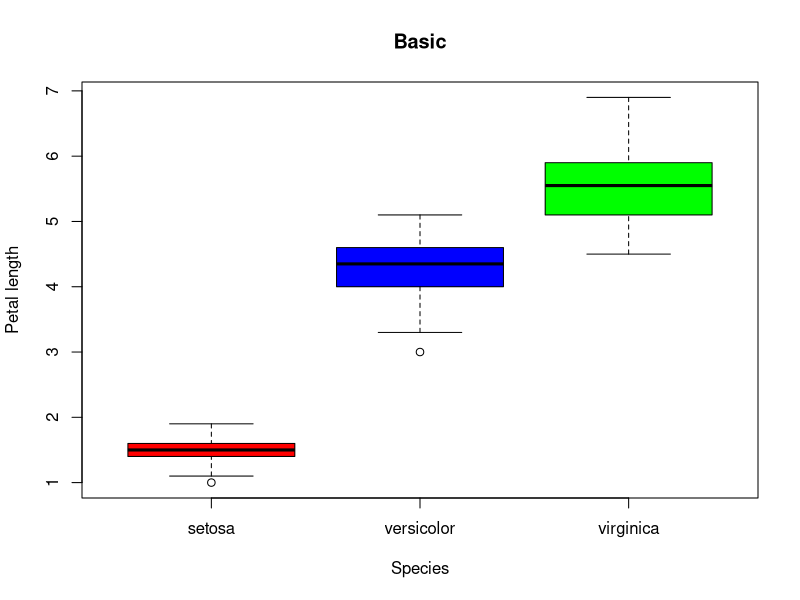
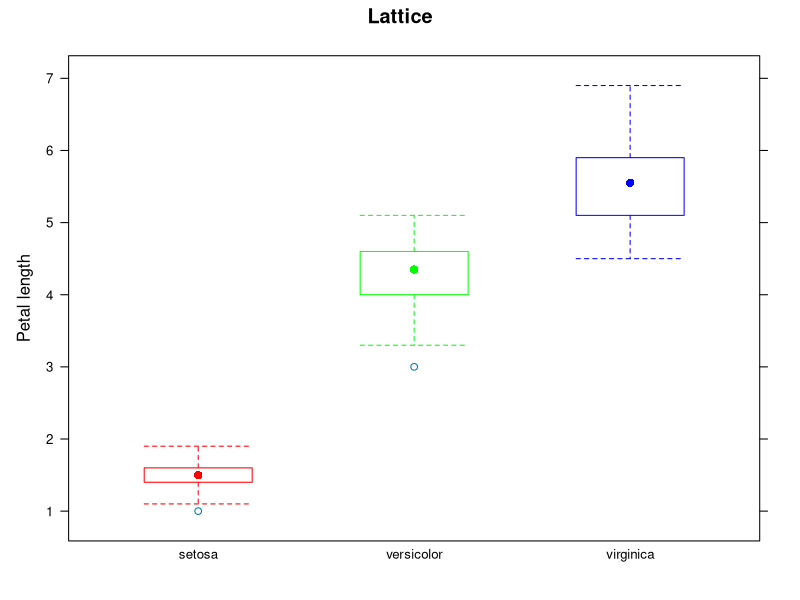
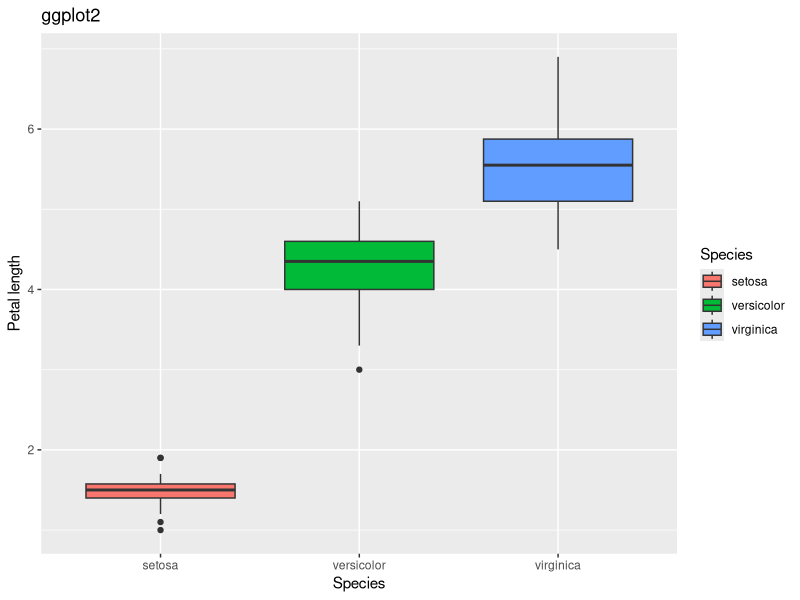
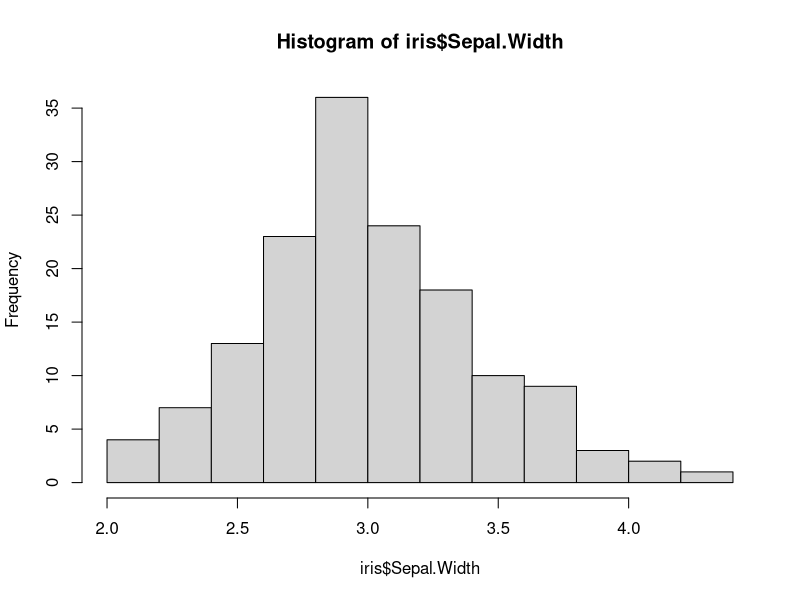
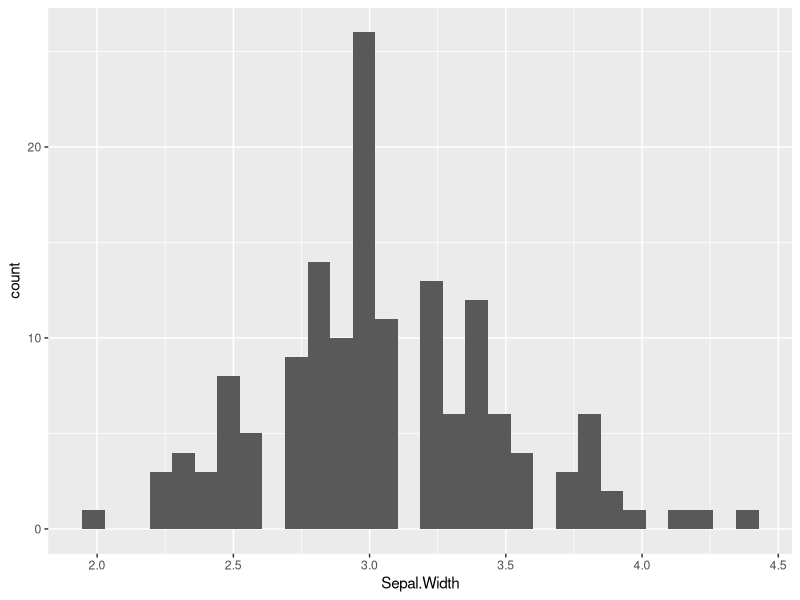
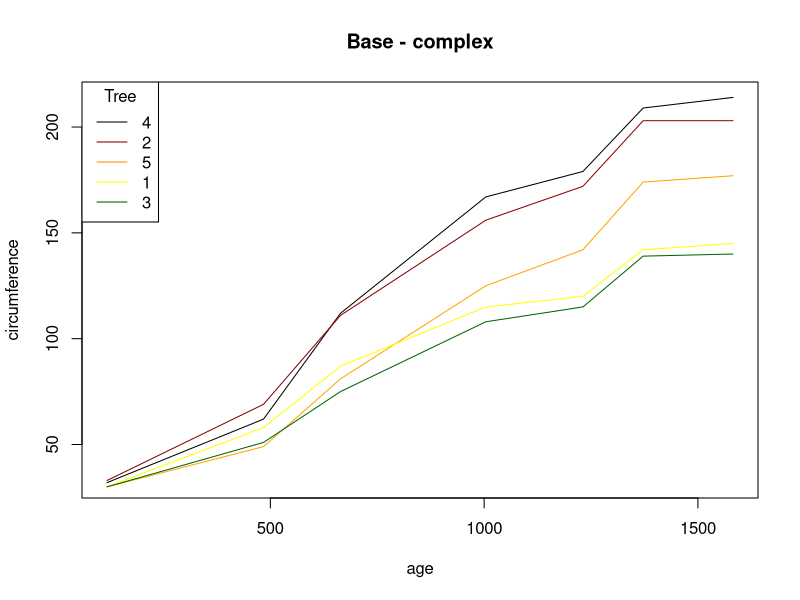
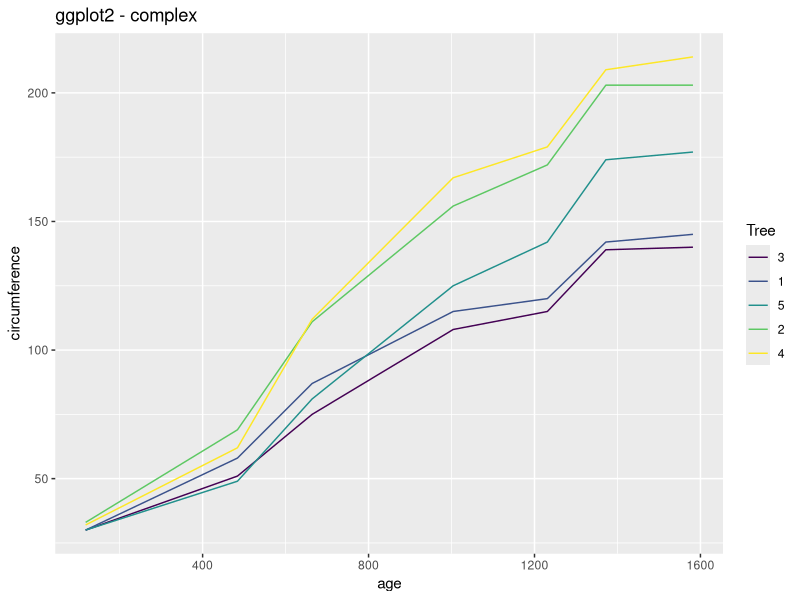

Generate these figures, in order, with R:
## ---- chunk 1
options(htmltools.dir.version = FALSE)
# Animations: https://github.com/daneden/animate.css#animations
knitr::opts_chunk$set(echo = FALSE, eval = TRUE, fig.width = 4, fig.height = 3.5, fig.show = 'hold', message = FALSE)
library(ggplot2)
library(lattice)
library(tidyverse)
# pagedown::chrome_print("P1-slides.html")
## ---- chunk 2
value <- 2
value + 3
## ---- chunk 3

# Basic R boxplot
boxplot(Petal.Length ~ Species,
        data = iris,
        ylab = "Petal length",
        col = c("red", "blue", "green"),
        main = "Basic")

# Lattice boxplot
bwplot(
  Petal.Length ~ Species,
  group = Species,
  data = iris,
  main = "Lattice",
  ylab = "Petal length",
  par.settings = list(box.umbrella=list(col = c("red", "green", "blue")),
                      box.dot = list(col = c("red", "green", "blue")),
                      box.rectangle = list(col = c("red", "green", "blue"))))

# ggplot2 boxplot
ggplot(data = iris, mapping = aes(x = Species, y = Petal.Length, fill = Species)) +
  geom_boxplot() +
  ylab("Petal length") +
  ggtitle("ggplot2")
## ---- chunk 4
# base
hist(iris$Sepal.Width)

# ggplot2
ggplot(iris, aes(Sepal.Width)) +
  geom_histogram()
## ---- chunk 5
# base
plot(circumference ~ age,
     data=Orange[Orange$Tree %in% "4", ], type = "l",
     main = "Base - complex")
points(circumference ~ age, col="darkred",
       data=Orange[Orange$Tree %in% "2", ], type = "l")
points(circumference ~ age, col="orange",
       data=Orange[Orange$Tree %in% "5", ], type = "l")
points(circumference ~ age, col="yellow",
       data=Orange[Orange$Tree %in% "1", ], type = "l")
points(circumference ~ age, col="darkgreen",
       data=Orange[Orange$Tree %in% "3", ], type = "l")
legend("topleft",
       c("4", "2", "5", "1", "3"), title="Tree",
       col=c("black", "darkred", "darkorange", "yellow", "darkgreen"),
       lty=c(1, 1, 1, 1, 1))
## ---- chunk 6
# ggplot2
ggplot(Orange, aes(age, circumference, colour = Tree)) +
  geom_line()+
  labs(title = "ggplot2 - complex")
## ---- chunk 7
type_list <- list(TRUE, 1.2, 10L, "a")
sapply(type_list, class)
## ---- chunk 8
# A vector x of mode numeric
x <- c(1, 2, 3)

# A vector y of mode logical
y <- c(TRUE, TRUE, FALSE, FALSE)

# A vector z of mode character
z <- c("Sarah", "Tracy", "Jon")
## ---- chunk 9
matrix22 <- matrix(
  c(1, 2, 3, 4),
  nrow = 2,
  ncol = 2)
matrix22
## ---- chunk 10
factor_vector <- as.factor(c("rna", "dna", "dna", "rna"))
factor_vector
str(factor_vector)
## ---- chunk 11
x <- list(1, "a", TRUE, 1+4i)
x
## ---- chunk 12
dat <- data.frame(id = letters[1:10], x = 1:10, y = 11:20)
dat
## ---- chunk 13
not_tidy <- data.frame(
    student = c( "Marta", "Joan" ),
    course_age = c("1_18", "1_19"),
    First_exam = c( 9, 7 ),
    Second_exam = c( 6, 8 )
)
tidy <- data.frame(
    student = rep( c( "Marta", "Joan" ), times = 2 ),
    course = rep( c( "1", "1" ), times = 2 ),
    age = rep( c( "18", "19" ), times = 2 ),
    exam = rep( c( "First_exam", "Second_exam" ), each = 2 ),
    score = c( 9, 7, 6, 8 )
)
## ---- chunk 14
not_tidy
tidy
## ---- chunk 15
USArrests <- datasets::USArrests %>% 
  tibble::rownames_to_column("Pop")

head(USArrests)
## ---- chunk 16
head(tidyr::pivot_longer(USArrests,
                    names_to = "Measure", 
                     values_to = "Value",
                     cols = -Pop) )
